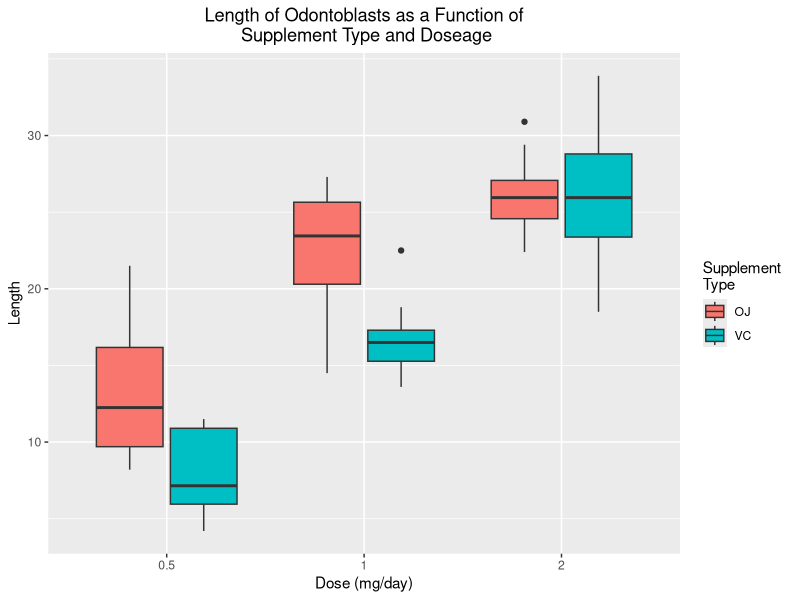

Here is the R script that generated this plot:
## ---- chunk 1
library(dplyr)
library(ggplot2)
## ---- chunk 2
TGdata<-ToothGrowth
str(TGdata)
## ---- chunk 3
# Need to change dose column into a factor rather than a numeric variable
TGdata$dose<-as.factor(TGdata$dose)

Summary_TGdata<-TGdata %>%
    group_by(supp,dose)%>%
    summarise(MEAN=mean(len),SD=sd(len),MAX=max(len),MIN=min(len),COUNT=n())
Summary_TGdata
## ---- chunk 4
suppcomp<-TGdata %>%
    group_by(supp)%>%
    summarise(MEAN=mean(len),SD=sd(len),MAX=max(len),MIN=min(len))
suppcomp
## ---- chunk 5
box1<-ggplot(TGdata,aes(x=dose,y=len,fill=supp))+
    geom_boxplot(notch=FALSE)+
    labs(title="Length of Odontoblasts as a Function of\n Supplement Type and Doseage",
           x="Dose (mg/day)", y="Length",fill="Supplement \nType")+
    theme(plot.title = element_text(hjust = 0.5))

box1
